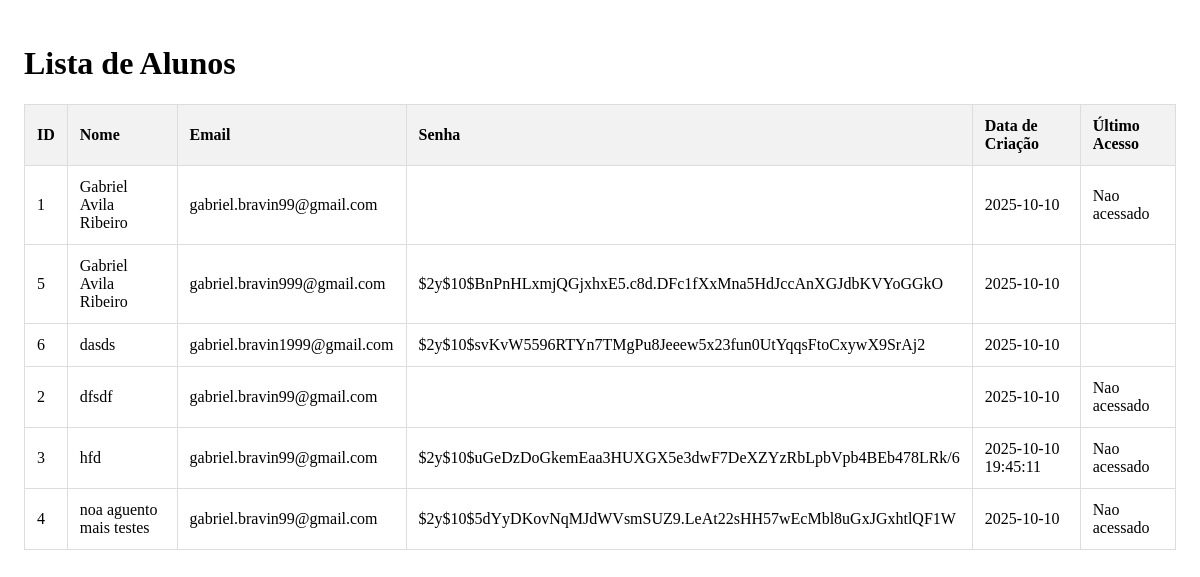
/paginaListarAlunos.php, run on an earlier commit of the app's database.
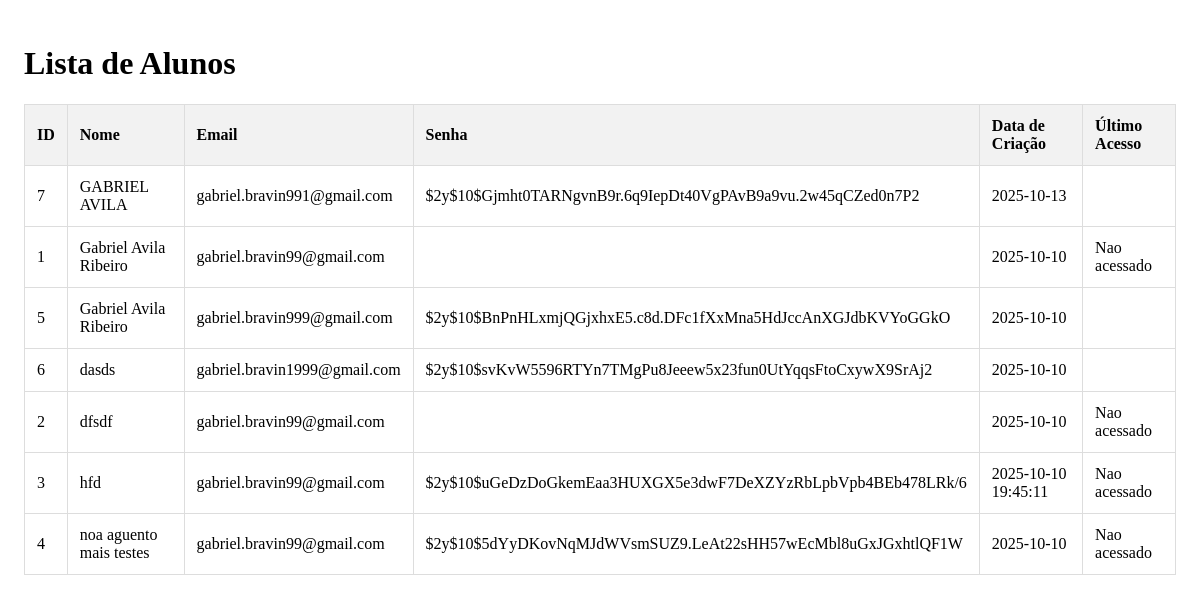
And on a later commit of the database.
### tables this page shows
CREATE TABLE usuarios (
    id INTEGER PRIMARY KEY AUTOINCREMENT,
    nome TEXT ,
    email TEXT ,
    senha TEXT ,
    data_criacao TIMESTAMP DEFAULT CURRENT_TIMESTAMP,
    data_ultimo_acesso TIMESTAMP
);

### paginaListarAlunos.php (the view, shortened to what this page needs)
<?php
try {
    $db_file = __DIR__ . '/banco.sqlite';
    $pdo = new PDO("sqlite:$db_file");
    $sql = 'SELECT nome, id, email, senha, data_criacao, data_ultimo_acesso FROM usuarios ORDER BY nome';
    $stmt = $pdo->prepare($sql);
    $stmt->execute();
    $alunos = $stmt->fetchAll(PDO::FETCH_ASSOC);
} catch (PDOException $e) {
    die("Erro ao carregar os dados dos alunos: " . $e->getMessage());
}
?>
<!DOCTYPE html>
<html lang="pt-BR">
<head>
</head>
<body>
    <h1>Lista de Alunos</h1>
    <table class="tabela-alunos">
        <thead>
            <tr>
                <th>ID</th>
                <th>Nome</th>
                <th>Email</th>
                <th>Senha</th>
                <th>Data de Criação</th>
                <th>Último Acesso</th>
            </tr>
        </thead>
        <tbody>
            <?php if (count($alunos) > 0): ?>
                <?php foreach ($alunos as $aluno): ?>
                    <tr>
                        <td><?php echo htmlspecialchars($aluno['id']); ?></td>
                        <td><?php echo htmlspecialchars($aluno['nome']); ?></td>
                        <td><?php echo htmlspecialchars($aluno['email']); ?></td>
                        <td><?php echo htmlspecialchars($aluno['senha']); ?></td>
                        <td><?php echo htmlspecialchars($aluno['data_criacao'] ?? ''); ?></td>
                        <td><?php echo htmlspecialchars($aluno['data_ultimo_acesso'] ?? ''); ?></td>
                    </tr>
                <?php endforeach; ?>
            <?php else: ?>
                <tr>
                    <td colspan="6">Nenhum aluno encontrado no banco de dados.</td>
                </tr>
            <?php endif; ?>
        </tbody>
    </table>
</body>
</html>

### paginaListarAlunos.php (style rules this page uses)
body { background-color: transparent; padding: 1rem; }
.tabela-alunos { width: 100%; border-collapse: collapse; }
.tabela-alunos th, .tabela-alunos td { border: 1px solid #ddd; padding: 12px; text-align: left; }
.tabela-alunos th { background-color: #f2f2f2; }

What changed in the data, as far as the page shows it:
added usuarios: id "7", nome "GABRIEL AVILA", email "gabriel.bravin991@gmail.com", senha "$2y$10$Gjmht0TARNgvnB9r.6q9IepDt40VgPAvB9a9vu.2w45qCZed0n7P2", data_criacao "2025-10-13"
